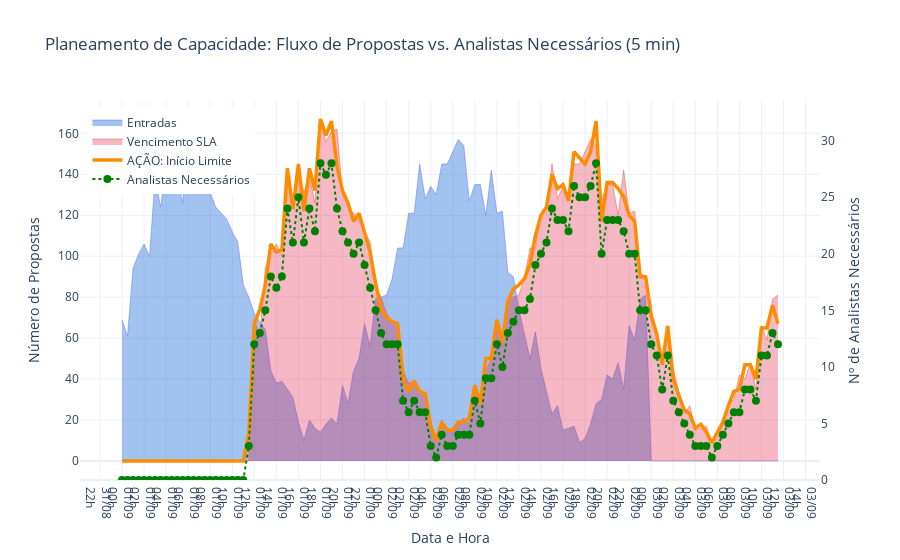

Notebook source saved alongside this figure:
### Code cell
TMA_MINUTOS = 5 # Definindo o TMA de forma clara aqui

# --- 2. Preparação dos dados (COM CÁLCULO DE ANALISTAS) ---
df_propostas['data_entrada'] = pd.to_datetime(df_propostas['data_entrada'])
df_propostas['data_sla'] = df_propostas['data_entrada'] + pd.Timedelta(hours=12)
df_propostas['data_inicio_limite'] = df_propostas['data_sla'] - pd.Timedelta(minutes=TMA_MINUTOS)

entradas_por_hora = df_propostas.groupby(pd.Grouper(key='data_entrada', freq='30min')).size().rename('entradas')
inicio_propostas_tma = df_propostas.groupby(pd.Grouper(key='data_inicio_limite', freq='30min')).size().rename('inicio_limite')
vencimentos_por_hora = df_propostas.groupby(pd.Grouper(key='data_sla', freq='30min')).size().rename('vencimentos_sla')

df_analise = pd.concat([entradas_por_hora, inicio_propostas_tma, vencimentos_por_hora], axis=1).fillna(0)

# PASSO NOVO: Calcular o número de analistas necessários
# A função lambda aplica o cálculo a cada valor da coluna 'inicio_limite'
df_analise['analistas_necessarios'] = df_analise['inicio_limite'].apply(
    lambda x: math.ceil((x * TMA_MINUTOS) / 30)
)
print("Tabela de análise final com necessidade de analistas:")

# --- 3. Geração do Gráfico Final (com Hover Personalizado) ---
print("A gerar o gráfico final com hover de 5 minutos...")
fig = go.Figure()

# Camada 1: ÁREA DE ENTRADAS
fig.add_trace(go.Scatter(
    name='Entradas', 
    x=df_analise.index, 
    y=df_analise['entradas'], 
    fill='tozeroy', 
    fillcolor='rgba(24, 102, 215, 0.4)', 
    line_width=0.5,
    hovertemplate='<b>%{x|%d/%m %H:%M}</b><br>Entradas: %{y}<extra></extra>'
))

# Camada 2: ÁREA DE VENCIMENTOS
fig.add_trace(go.Scatter(
    name='Vencimento SLA', 
    x=df_analise.index, 
    y=df_analise['vencimentos_sla'], 
    fill='tozeroy', 
    fillcolor='rgba(220, 20, 60, 0.3)', 
    line_width=0.5,
    hovertemplate='<b>%{x|%d/%m %H:%M}</b><br>Vencimentos: %{y}<extra></extra>'
))

# Camada 3: LINHA DE AÇÃO
fig.add_trace(go.Scatter(
    name='AÇÃO: Início Limite', 
    x=df_analise.index, 
    y=df_analise['inicio_limite'], 
    line=dict(width=3.5, color='darkorange'),
    hovertemplate='<b>%{x|%d/%m %H:%M}</b><br>Início Limite: %{y}<extra></extra>'
))

# Camada 4: LINHA DE BOLINHAS PARA ANALISTAS
fig.add_trace(go.Scatter(
    x=df_analise.index,
    y=df_analise['analistas_necessarios'],
    name='Analistas Necessários',
    mode='lines+markers',
    line=dict(color='green', width=2, dash='dot'),
    marker=dict(size=8),
    yaxis='y2',
    hovertemplate='<b>%{x|%d/%m %H:%M}</b><br>Analistas: %{y}<extra></extra>'
))

# Configura o layout (sem alterações aqui)
fig.update_layout(
    title='Planeamento de Capacidade: Fluxo de Propostas vs. Analistas Necessários (5 min)',
    xaxis_title='Data e Hora',
    template='plotly_white',
    legend=dict(x=0.01, y=0.98),
    yaxis=dict(title='Número de Propostas'),
    yaxis2=dict(
        title='Nº de Analistas Necessários',
        overlaying='y',
        side='right',
        showgrid=False,
        range=[0, df_analise['analistas_necessarios'].max() * 1.2]
    ),
    xaxis=dict(dtick=1000 * 60 * 60 * 2, tickformat='%d/%m\n%Hh', tickmode='linear')
)

fig.show()
